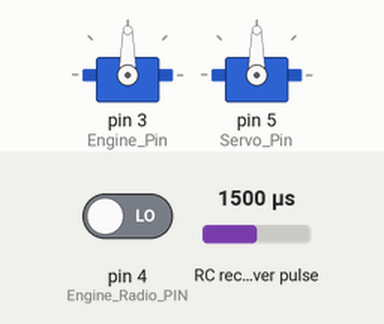
The sketch below on a simulated Arduino Uno, built with avr-gcc and run on an emulated ATmega328P. On the bench: 2 × servo. Wiring (inferred from the names in the program): RC receiver channel: data pin 2. Inputs (shaded band) come from the test bench; at power-on: RC receiver pulse 1500 µs, pin 4 (Engine_Radio_PIN) LOW.

Above: at 1.2 s.
1.3 s: RC receiver pulse (sensor on pin 2) set to 1365 µs
4.2 s: RC receiver pulse (sensor on pin 2) set to 1337 µs
At 6.9 s:
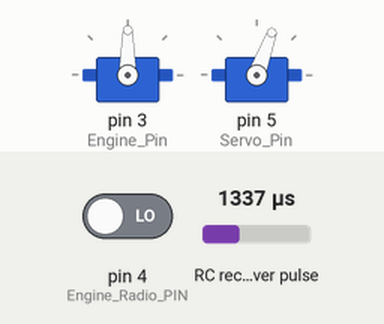
7.2 s: RC receiver pulse (sensor on pin 2) set to 1750 µs
At 9.9 s:
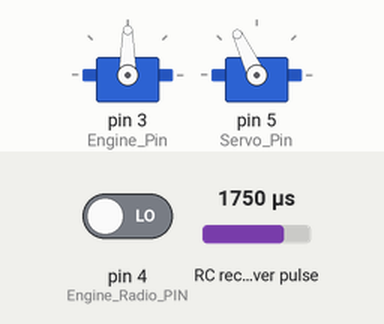
10.2 s: RC receiver pulse (sensor on pin 2) set to 1615 µs
12.4 s: RC receiver pulse (sensor on pin 2) set to 1600 µs
At 15.1 s:
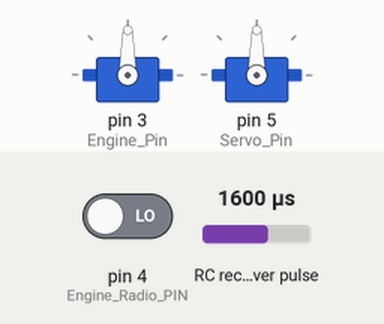
15.4 s: RC receiver pulse (sensor on pin 2) set to 1020 µs
At 17.6 s:
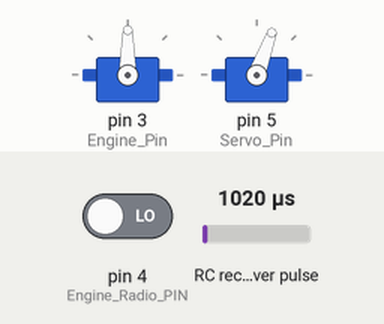
Timing chart, 0 to 19.1 s (numbered marks = the images above; inputs shaded):
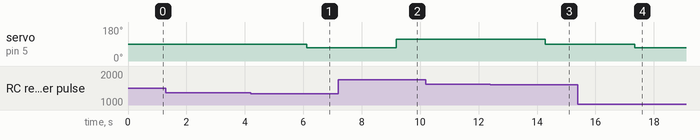

The sketch:

safetyCheck.ino
```cpp
/*

  safetyCheck.ino - Code for motor control on the Term 4 car at SEM.
  Created by Andreas Fransson, Mars 10, 2017.
  Released into the public domain.

Simple control sketch for the Safety Check.

Radio Controller trimming set to: < < V
                                    0 5

Values recieved from the Controller:

Steering values:
Idle: 146-148
MAX: 190-191
MIN; 107-108

Engine values:
Idle: 148-149
MAX:  196-197
MIN:  92-98

*/

/*
 * We wount the ESC and Steering Servo As Servos
 * using the Servo library provided by Arduino
 */
#include <Servo.h>

/*
 * The reviever pinOut for the Radio module.
 * (Expecting pulsein reading)
 */
byte Steering_Radio_PIN = 2;
byte Engine_Radio_PIN = 4;

/*
 * The control pinOut for the ESC(Engine) and Steering Servo.
 */
#define Servo_Pin 5
#define Engine_Pin 3

/*
 * Storage variables for vales sent by the radio controler.
 */
int Steering_value;
int Engine_value;

/*
 * Variables storing valid comand ranges.
 * This is used to avoid stuttering, and dead comands when we turn the controller off.
 */
#define Idle 148
#define Max 200
#define Min 90

/*
 * Declare the two objects we will be using for steering and engine control.
 */
Servo ESC;
Servo steering;

void setup() {
  /*
   * Attach the right pins to our objects.
   */
  ESC.attach(Engine_Pin);
  steering.attach(Servo_Pin);

  /*
   * Setup our reciever pin's as INPUT so we can start reading their values.
   */
  pinMode(Steering_Radio_PIN, INPUT);
  pinMode(Engine_Radio_PIN, INPUT);

  /*
   * Make use of a debugging serial.
   */
  Serial.begin(115200);
}


 /*
  * Main
  */
void loop() {

  /*
   * Read incoming values from the controller. (Divided by 10 for ease)
   * This reads lenght of pulses set to High.
   */
  Steering_value = pulseIn(Steering_Radio_PIN, HIGH)/10;
  Engine_value = pulseIn(Engine_Radio_PIN, HIGH)/10;

  /*
   * Setup a valid range to avoid stuttering and keep car idle.
   */
  if(Steering_value >= 135 && Steering_value < 150 ){
    Steering_value = Idle;
  }

  /*
   * Setup check for "dead" command confirming that the comand is in the valid range
   * else we set car to to idle.
   */
  if(Steering_value > Max || Steering_value < Min ){
    Steering_value = Idle;
  }

  /*
   * Setup check for "dead" command confirming that the comand is in the valid range
   * else we set car to to idle.
   */
  if(Engine_value > Max || Engine_value < Min ){
    Engine_value = Idle;
  }

  /*
   * Debug print incoming comand values.
   */
  /*
  Serial.print("Steering");
  Serial.println(Steering_value);
  Serial.print("Engine: ");
  Serial.println(Engine_value);
  */

  /*
   * For control we set a fixed value to the car speeds.
   * This to avoid the car from going to fast(Recomended by TA's)
   */

  /*
   * ESC (Enngine)
   */
  if(Steering_value > 160){
    steering.write(115);
  }else if(Steering_value < 140){
    steering.write(70);
  }else{
  steering.write(90);
  }

  /*
   * Steering Servo
   */
  if(Engine_value > 160){
    ESC.write(98);
  }else if(Engine_value < 140){
    ESC.write(70);
  }else{
  ESC.write(90);
  }
}
```

Measured:
- the behaviour switches between 1349 and 1348 µs on RC receiver pulse (sensor on pin 2) (found by bisection; images 0 and 1)
- the behaviour switches between 1609 and 1608 µs on RC receiver pulse (sensor on pin 2) (found by bisection; images 2 and 3)
- after the input at 1.3 s, every drawn part: stays the same
- after the input at 4.2 s, servo on pin 5 (Servo_Pin): 90° → 70° after 1.9 s
- after the input at 7.2 s, servo on pin 5 (Servo_Pin): 70° → 115° after 2.0 s
- after the input at 10.2 s, every drawn part: stays the same
- after the input at 12.4 s, servo on pin 5 (Servo_Pin): 115° → 90° after 1.9 s
- after the input at 15.4 s, servo on pin 5 (Servo_Pin): 90° → 70° after 1.9 s
